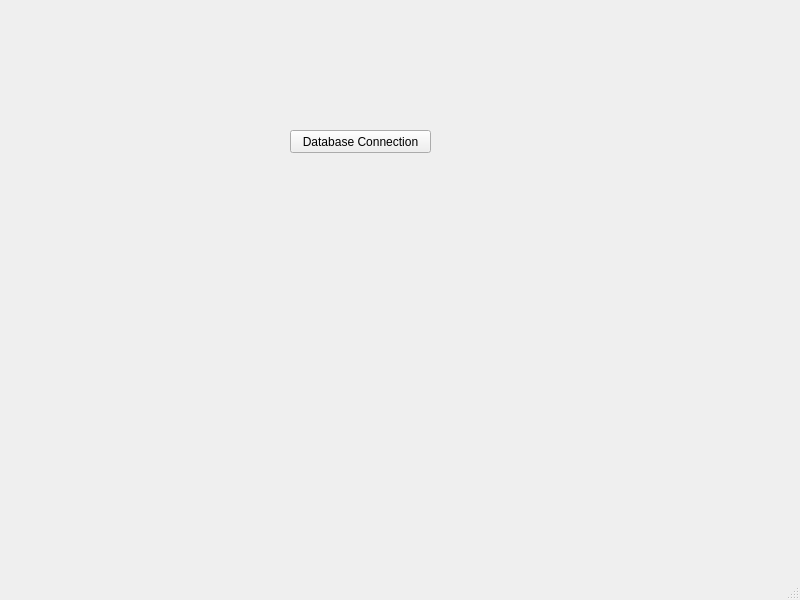
<?xml version="1.0" encoding="UTF-8"?>
<ui version="4.0">
 <class>MainWindow</class>
 <widget class="QMainWindow" name="MainWindow">
  <property name="geometry">
   <rect>
    <x>0</x>
    <y>0</y>
    <width>800</width>
    <height>600</height>
   </rect>
  </property>
  <property name="windowTitle">
   <string>MainWindow</string>
  </property>
  <widget class="QWidget" name="centralwidget">
   <widget class="QPushButton" name="pushButton">
    <property name="geometry">
     <rect>
      <x>290</x>
      <y>130</y>
      <width>141</width>
      <height>23</height>
     </rect>
    </property>
    <property name="text">
     <string>Database Connection</string>
    </property>
   </widget>
  </widget>
  <widget class="QMenuBar" name="menubar">
   <property name="geometry">
    <rect>
     <x>0</x>
     <y>0</y>
     <width>800</width>
     <height>21</height>
    </rect>
   </property>
  </widget>
  <widget class="QStatusBar" name="statusbar"/>
 </widget>
 <resources/>
 <connections/>
</ui>
